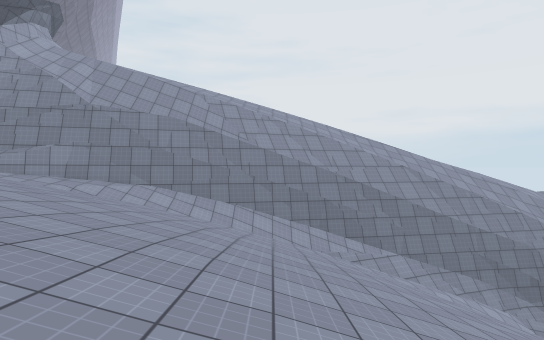
view 1 (above)

12 first-person views from a walk through a scene from a Unity 3-D project. The camera is 1.4 m above the floor, looks level and sees 75° across. The floor is counted in squares, 2 m on a side. Each view is taken from the middle of a square. On the plan, view 1 faces up. The plan holds only what a view shows up to about 11 squares ahead; the rest is blank. The place goes on beyond the plan. Surface patterns are stand-ins for the level's own textures.

view 2
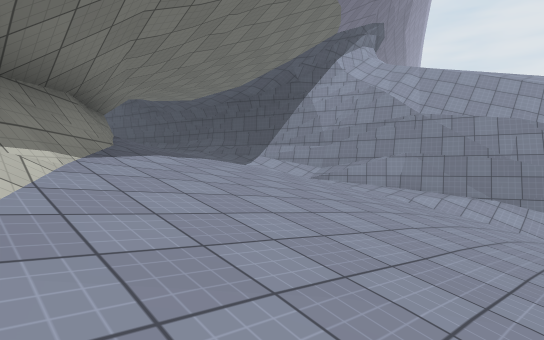

view 3
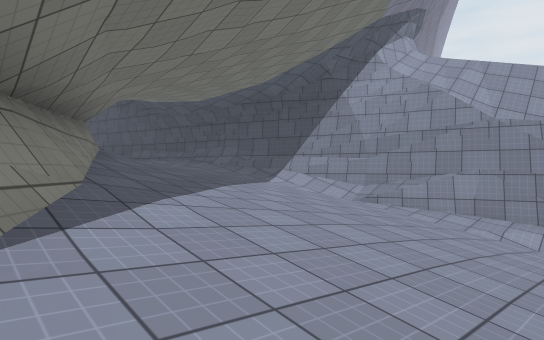

view 4
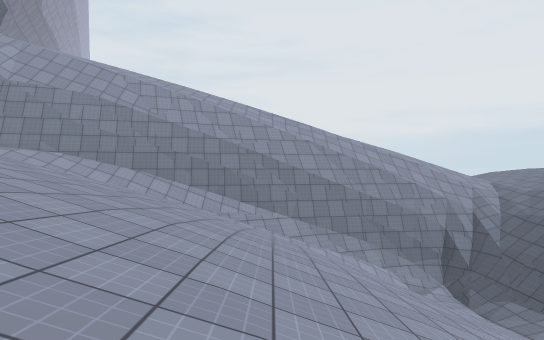

view 5
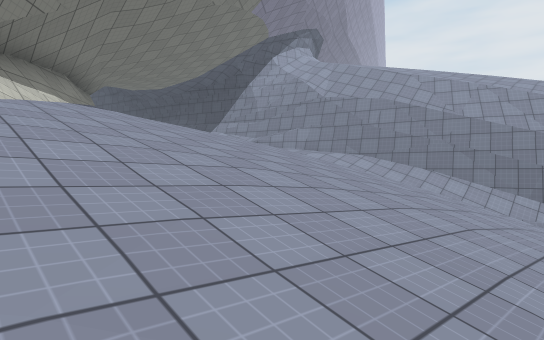

view 6
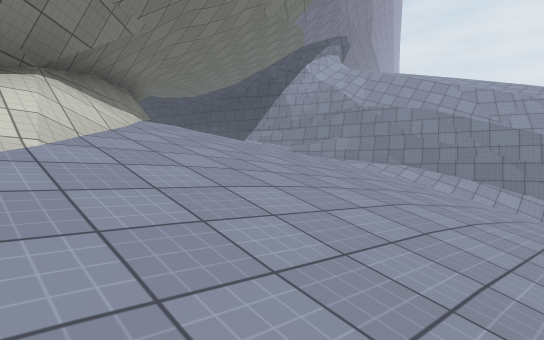

view 7
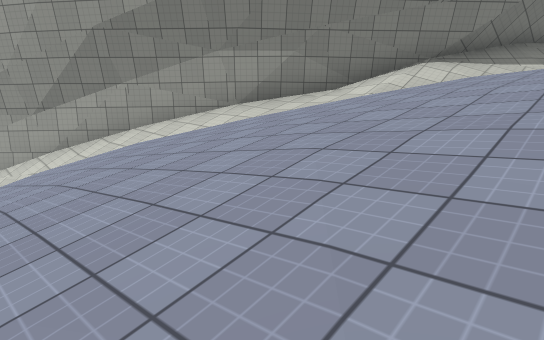

view 8
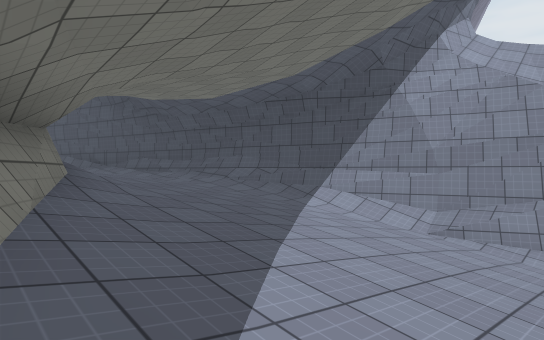

view 9
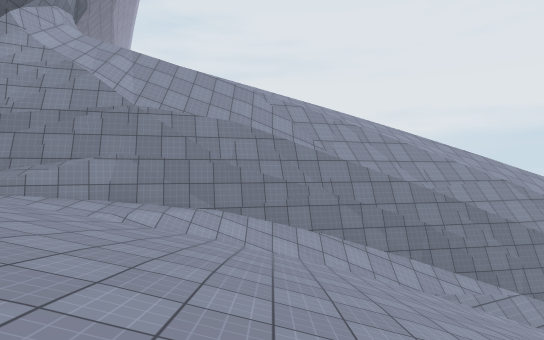

view 10
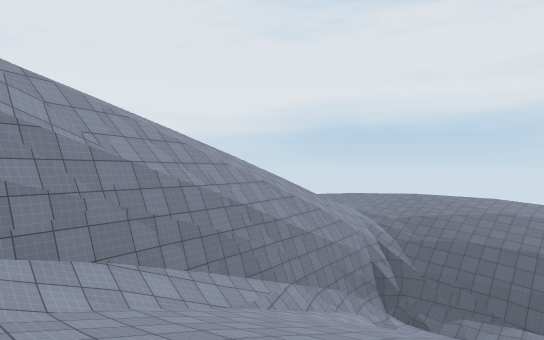

view 11
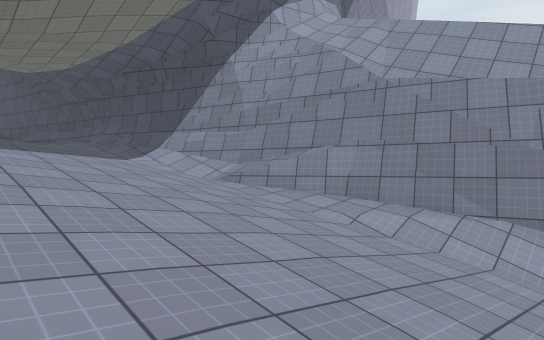

view 12
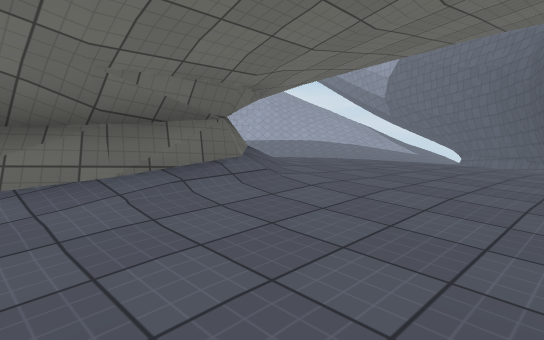

### Floor plan
Key: @ floor where view 1 was taken; # wall or solid block; . main floor; - floor 1.75 m lower than the main floor; _ floor 3.25 m lower than the main floor; < floor 4.75 m lower than the main floor; / step, stairs or slope; = window, fence, low wall or low ledge; v drop or lower ground.
Columns run from 16 left of view 1 to 6 right of it. Each row starts with its distance up from view 1.
 13         #    //////////
 12         #  ////////////
 11         #////////=#vvv
 10         #vv/v##########
  9        ######//////////
  8    #####/=-_////////
  7 ####....---__///////
  6 .........---/_/////////
  5 ..........---_/////////
  4 ..........---__////////
  3  ....###...---__///////
  2  ....######.--___/////
  1  ...      ##/-___/////
  0            ##/-_@_////
 -1             ##//__<///
 -2              ##/__<<//

Where each view was taken, in squares from view 1:
view 1: 0 up, 0 right, facing up
view 2: 0 up, 1 left, facing up-left
view 3: 1 up, 3 left, facing up-left
view 4: 1 down, 3 right, facing up
view 5: 1 down, 3 right, facing up-left
view 6: 2 down, 2 right, facing up-left
view 7: 2 up, 5 right, facing down-left
view 8: 2 up, 5 left, facing up-left
view 9: 2 up, 2 left, facing up
view 10: 4 up, 3 left, facing up-right
view 11: 4 up, 2 left, facing up-left
view 12: 6 up, 8 left, facing down-left
